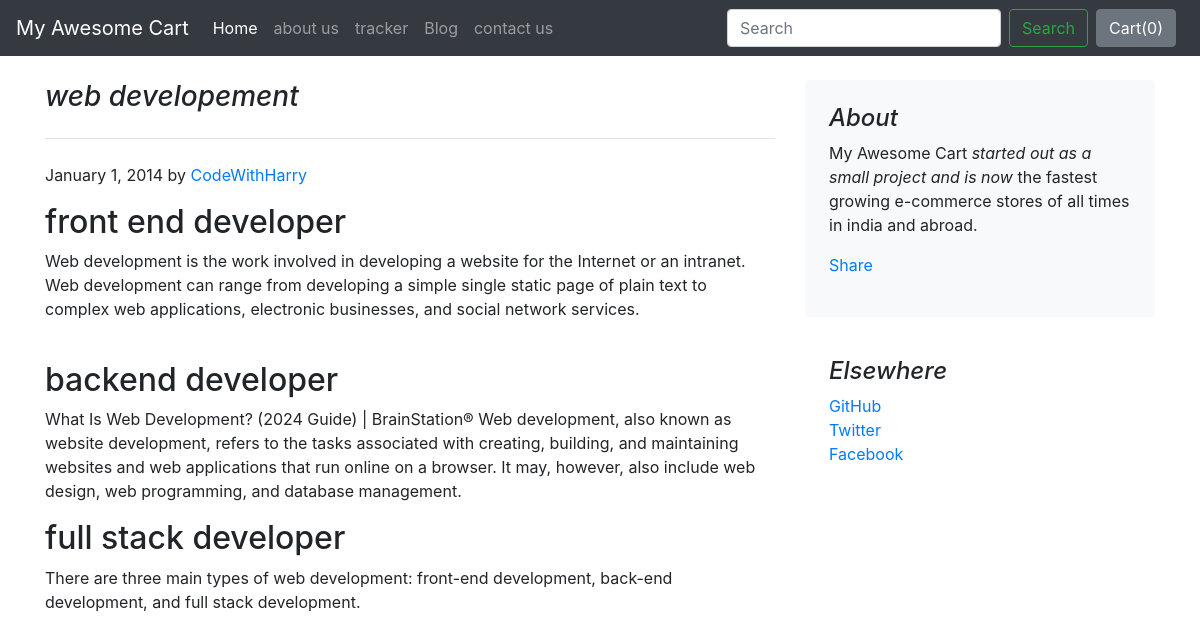
The page /blog/blogpost/1 on the database its author committed.
### blog/models.py (models this page shows)
class Blogpost(models.Model):
    post_id = models.AutoField(primary_key= True)
    tilte = models.CharField(max_length=50)
    head0 = models.CharField(max_length=500, default="")
    chead0 = models.CharField(max_length=5000, default="")
    head1 = models.CharField(max_length=500, default="")
    chead1 = models.CharField(max_length=5000, default="")
    head2 = models.CharField(max_length=500, default="")
    chead2 = models.CharField(max_length=5000, default="")
    pub_date = models.DateField()
    thumbnail = models.ImageField(upload_to='shop/images', default="")
    def __str__(self):
        return self.tilte

### blog/views.py (the view)
# urls.py: path("blogpost/<int:id>", views.blogpost, name="blogHome")
def blogpost(request, id):
    post = Blogpost.objects.filter(post_id = id)[0]
    print(post)
    return render(request, 'blogpost.html',{'post':post})

### blog/templates/blogpost.html (shortened to what this page needs)
{% extends 'basic.html' %}
{% block body %}
<div class="container">
    <div class="row mt-4">
        <div class="col-md-8 blog-main">
            <h3 class="pb-4 mb-4 font-italic border-bottom">
                {{post.tilte}}
            </h3>
            <div class="blog-post">
                <p class="blog-post-meta">January 1, 2014 by <a href="#">CodeWithHarry</a></p>
                <h2>{{post.head0}}</h2>
                <p>{{post.chead0}}</p>
                <div class="fb-like" data-href="http://127.0.0.1:8000/blog/blogpost/{{post.post_id}}" data-layout="standard" data-action="like" data-size="large" data-show-faces="false" data-share="true"></div><br>
                <h2>{{post.head1}}</h2>
                <p>{{post.chead1}}</p>
                <h2>{{post.head2}}</h2>
                <p>{{post.chead2}}</p>
            </div>
        </div>
        <aside class="col-md-4 blog-sidebar">
            <div class="p-4 mb-3 bg-light rounded">
                <h4 class="font-italic">About</h4>
                <p class="mb-0">My Awesome Cart <em>started out as a small project and is now</em> the fastest growing e-commerce stores of all times in india and abroad.</p>
                <div class="my-3 fb-share-button" data-href="http://127.0.0.1:8000/blog/blogpost/{{post.post_id}}" data-layout="button_count" data-size="large"><a target="_blank" href="https://www.facebook.com/sharer/sharer.php?u=http%3A%2F%2F127.0.0.1%3A8000%2Fblog%2Fblogpost%2F4&src=sdkpreparse" class="fb-xfbml-parse-ignore">Share</a></div>
            </div>
            <div class="p-4">
                <h4 class="font-italic">Elsewhere</h4>
                <ol class="list-unstyled">
                    <li><a href="#">GitHub</a></li>
                    <li><a href="#">Twitter</a></li>
                    <li><a href="#">Facebook</a></li>
                </ol>
            </div>
        </aside>
    </div>
</div>
{% endblock %}

### rows shown on the page
Blogpost: tilte "web developement", head0 "front end developer", chead0 "Web development is the work involved in developing a website for the Internet or an intranet. Web development can range from developing a simple single static page of plain text to complex web applications, electronic businesses, and social network services.", head1 "backend developer", chead1 "What Is Web Development? (2024 Guide) | BrainStation® Web development, also known as website development, refers to the tasks associated with creating, building, and maintaining websites and web applications that run online on a browser. It may, however, also include web design, web programming, and database management.", head2 "full stack developer", chead2 "There are three main types of web development: front-end development, back-end development, and full stack development."
